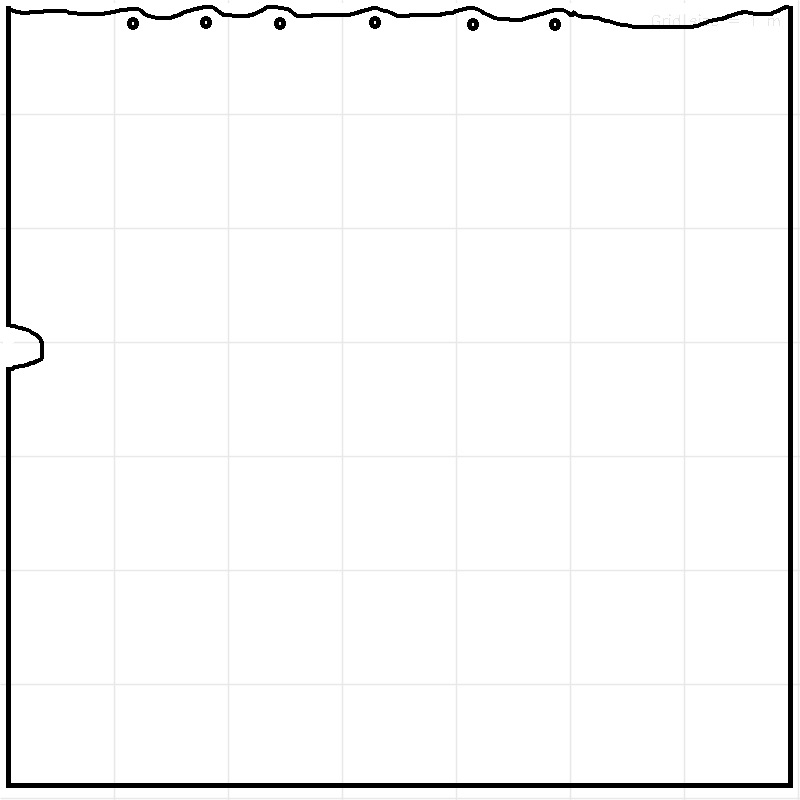
#> input picture Object_Detection_Training_Pipeline/Data_Generation/scene_details/s2_map_drawn/map_boundary.jpg, 800 x 800 px; its folder holds only this picture in this run
$ python map_preprocess.py
#> lines starting #> are read from the running program, lines starting #| are printed output that depends on the picture; after the words box and inside, x2 and y2 are one past the last pixel; in counts of white or black regions, pixels touching at a corner belong together
import cv2
import numpy as np
import pickle
import glob
from pathlib import Path
import pandas as pd
import matplotlib.pyplot as plt

import matplotlib.pyplot as plt
from shapely.geometry import Polygon

def read_map_boundary(img_read_path, img_write_path, map_details_path, scale, object_name):
#> called with object_name = 'boundary'
    img = cv2.imread(img_read_path)
#> img is the input picture: shape (800, 800, 3); min 0, max 255, mean 248.1
    img = cv2.cvtColor(img, cv2.COLOR_BGR2RGB)
    img[img >= 200] = 255
#> img: shape (800, 800, 3); 8.2% of pixels changed, all inside (x1, y1, x2, y2) = (0, 0, 800, 800)
    img[img < 200] = 0
#> img: shape (800, 800, 3); 97.5% white; 7 black regions, largest, box (x1, y1, x2, y2) and area: (6, 5, 793, 788) 15123, (127, 17, 139, 30) 118, (200, 16, 212, 29) 118
    pt1 = np.min(np.where(img == 0), axis=1)
#> pt1 = [5, 6, 0]
    pt2 = np.max(np.where(img == 0), axis=1)
#> pt2 = [787, 792, 2]
    img = img[pt1[0]:pt2[0], pt1[1]:pt2[1]]
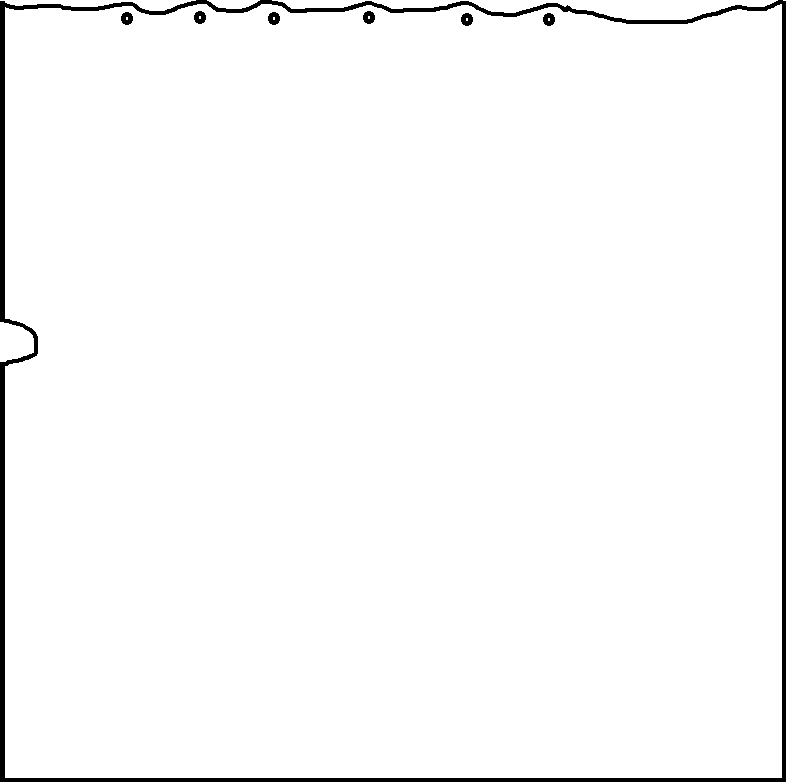
#> img: shape (782, 786, 3); 97.7% white; 7 black regions, largest, box (x1, y1, x2, y2) and area: (0, 0, 786, 782) 13555, (194, 11, 206, 24) 118, (363, 11, 375, 24) 118
    dim = (int(img.shape[1] * scale[0]), int(img.shape[0] * scale[1]))
#> dim = (786, 782)
    img = cv2.resize(img, dim, interpolation=cv2.INTER_AREA)
    cv2.imwrite(str(img_write_path), img)

    polygon_object = []
    max_range = int((dim[0] + dim[1])/2)
#> max_range = 784
    xc, yc = int(dim[0]/2), int(dim[1]/2)
#> xc = 393; yc = 391
    for angle in np.linspace(0, 2 * np.pi, 360, False):
        x_max, y_max = (xc + max_range * np.cos(angle), yc - max_range * np.sin(angle))
        for i in range(100):
            u = i / 100
            x_check = int(x_max * u + xc * (1 - u))
            y_check = int(y_max * u + yc * (1 - u))
            if 0 < x_check < dim[0] and 0 < y_check < dim[1]:
                color = img[y_check, x_check, :]
                if (color[0], color[1], color[2]) == (0, 0, 0):
                    polygon_object.append((x_check, y_check))
                    break
#> after the loop, polygon_object = 242 pairs, first value 1 to 785, second value 2 to 781

    center_coords = [int(img.shape[1]/2), int(img.shape[0]/2)]
#> center_coords = [393, 391]
    img_size = [int(img.shape[1]), int(img.shape[0])]
#> img_size = [786, 782]
    details = {'object_name': object_name,
               'center_coords': center_coords,
               'image_size': img_size,
               'polygon': polygon_object}
    with open(map_details_path, 'wb') as f:
        pickle.dump(details, f)

    polygon_boundary = Polygon(polygon_object)
    x1, y1 = polygon_boundary.exterior.xy
    plt.plot(x1, y1, c="blue")
    plt.gca().set_aspect('equal', adjustable='box')

    return img


def read_map_object(img_read_path, img_write_path, map_details_path, scale, object_name):
    img = cv2.imread(img_read_path)
    img = cv2.cvtColor(img, cv2.COLOR_BGR2RGB)
    img[img >= 200] = 255
    img[img < 200] = 0
    pt1 = np.min(np.where(img == 0), axis=1)
    pt2 = np.max(np.where(img == 0), axis=1)
    img = img[pt1[0]:pt2[0], pt1[1]:pt2[1]]
    dim = (int(img.shape[1] * scale[0]), int(img.shape[0] * scale[1]))
    img = cv2.resize(img, dim, interpolation=cv2.INTER_AREA)
    cv2.imwrite(str(img_write_path), img)
    polygon_object = [(0, 0), (img.shape[1], 0), (img.shape[1], img.shape[0]), (0, img.shape[0])]
    center_coords = [int(img.shape[1]/2), int(img.shape[0]/2)]
    img_size = [int(img.shape[1]), int(img.shape[0])]
    details = {'object_name': object_name,
               'center_coords': center_coords,
               'image_size': img_size,
               'polygon': polygon_object}
    with open(map_details_path, 'wb') as f:
        pickle.dump(details, f)

    return img


if __name__ == "__main__":

    show_image = False

    PATH_FOLDER = Path(Path.cwd() / "s2_map_drawn")
    PATH_FILES = Path(PATH_FOLDER / f"*.jpg")
    files_map_images = glob.glob(str(PATH_FILES))
    object_names = [Path(file).name.lstrip("map_").rstrip(".jpg") for file in files_map_images]
    paths_write_image = [Path(Path(file).parent.parent / "s3_map_for_scenes" / Path("map_" + object_names[ind] + ".jpg")) for ind, file in enumerate(files_map_images)]
    paths_write_csv = [Path(Path(file).parent.parent / "s3_map_for_scenes" / Path("map_details_" + object_names[ind] + ".csv")) for ind, file in enumerate(files_map_images)]

    map_width_boundary = 7  # m
    map_depth_boundary = 7  # m

    for ind, object_name in enumerate(object_names):
        print(f"Processing --> {object_name}")
        if object_name == "boundary":
            map_width = 7   # m
            map_depth = 7   # m
            scale = [1, 1]
            img = read_map_boundary(files_map_images[ind], paths_write_image[ind], paths_write_csv[ind], scale, object_name)
        else:
            map_width = 3  # m
            map_depth = 3  # m
            scale = [map_width / map_width_boundary, map_depth / map_depth_boundary]
            img = read_map_object(files_map_images[ind], paths_write_image[ind], paths_write_csv[ind], scale, object_name)

        if show_image:
            cv2.imshow("Image", img)
            plt.show()
            cv2.waitKey(0)

    print(f"Completed preprocessing maps!")
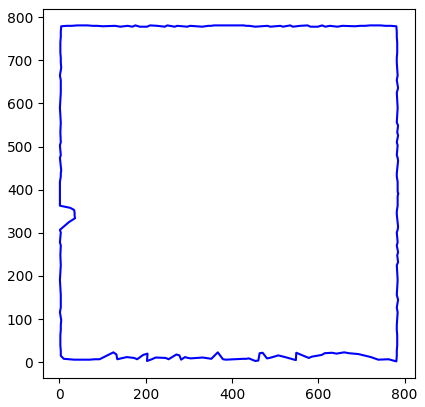
#> figure drawn by matplotlib, 1 panel

$ run again, on Object_Detection_Training_Pipeline/Data_Generation/scene_details/s2_map_drawn/map_semitrailer.jpg
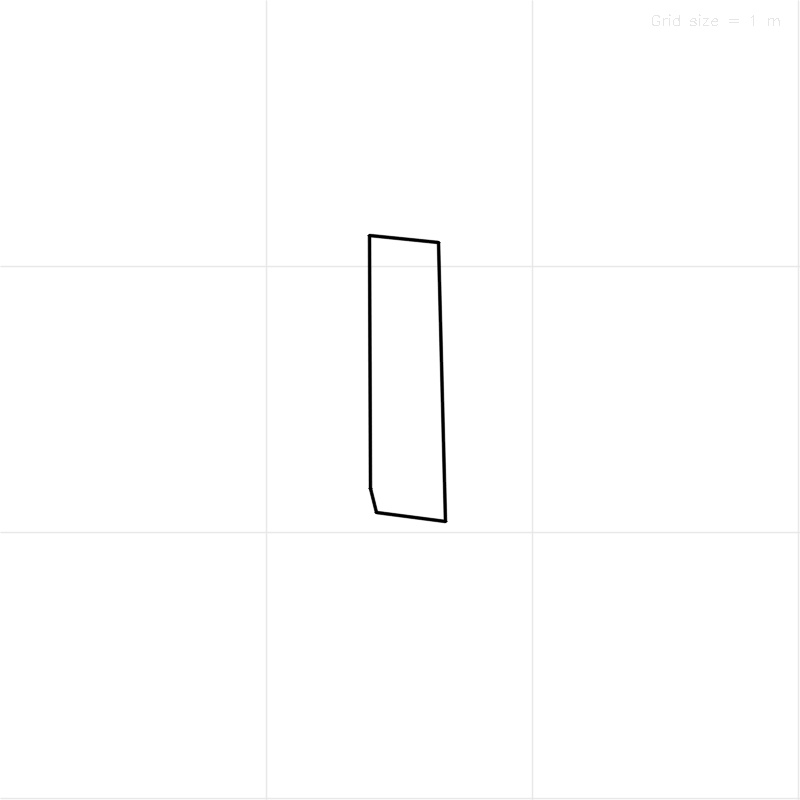
#> input picture Object_Detection_Training_Pipeline/Data_Generation/scene_details/s2_map_drawn/map_semitrailer.jpg, 800 x 800 px
#> in read_map_object, img is the input picture: shape (800, 800, 3); min 0, max 255, mean 253.8
#> in read_map_object, `img[img < 200] = 0`:
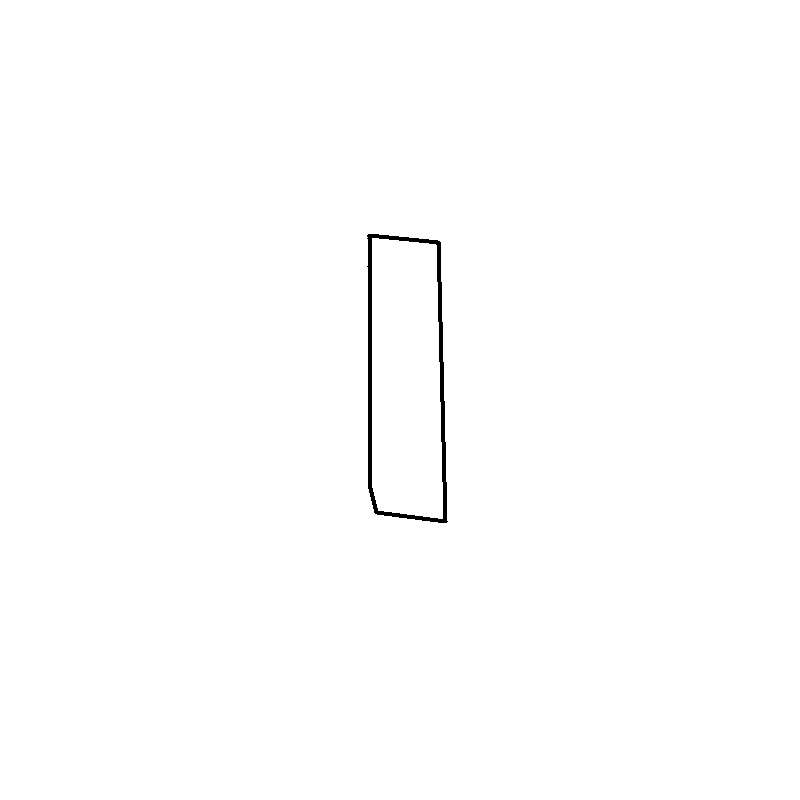
#> img: shape (800, 800, 3); 99.6% white; 1 black region, box (x1, y1, x2, y2) and area: (367, 234, 448, 523) 2783
#> pt1 = [234, 367, 0]
#> pt2 = [522, 447, 2]
#> in read_map_object, `img = cv2.resize(img, dim, interpolation=cv2.INTER_AREA)`:
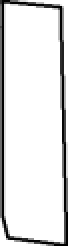
#> img: shape (123, 34, 3) (shown 2 times larger); min 0, max 255, mean 224.3
